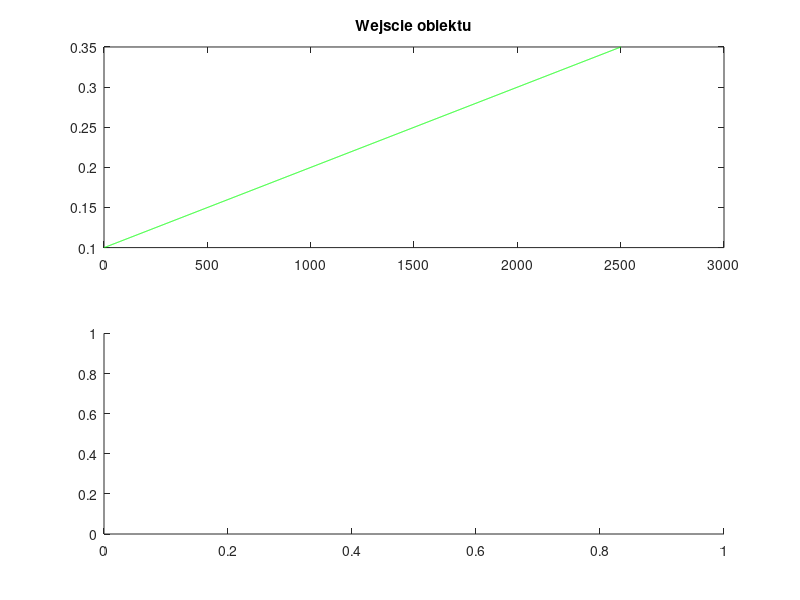

The MATLAB source for this figure: (Note: this script raises an error after producing the figure.)
%% MAM nadzieje ze tym razem laboratoria pójdą nam lepiej i ze nie zrobi wejsciowki ktora przepierdolic bedzie mozna
close all; clear; clc;

load IdentWsadowaStat.mat
u0 = DaneStatW(:,1); % +zakłócenie nieskorelowane e
y0 = DaneStatW(:,2); % to tak jak wyżej

u1 = DaneStatC(:,1); % +zakłócenie skorelowane v
y1 = DaneStatC(:,2); % to tak jak wyżej

figure(1)
subplot(2,1,1)
plot(u0, 'green')
title("Wejscie obiektu")
subplot(2,1,2)
plot(y0, color="#4DBEEE")
title("Wyjscie obiektu+zakłócenie nieskorelowane e")

figure(2)
subplot(2,1,1)
plot(u1, 'green')
title("Wejscie obiektu")
subplot(2,1,2)
plot(y1, color="#4DBEEE")
title("Wyjscie obiektu+zakłócenie skorelowane v")


%ktrok (liczba N) wpływa na jakość identyfikacji
step = 250; % mozna 250 lub 500 dac tez ogolnie nalezy tu wjebac liczbe 
% przez ktora sie dzieli 2500 inaczej blad wykurwi sie o jakies dimensions xd
dp=4; % to z polecenia przestukałem

%% to nizej to sie liczy dla pomiarow zakłóconych przez e
% mozna przekurwic dla tych drugich zakłóceń tylko 0 na 1 radze zmienic
for i=1:step:length(y0)
    phi0(i,:)=[1, 1/u0(i), 1/u0(i)^2, 1/u0(i)^3]; 
    % czatbot mowi ze zamiast jedynek mozna losowe liczby wstawic a zamiast
    % tego u niby losowe funkcje xdddd
    % z tym u to wiem ze zmysla ale z tym ze te jedynki mozna zamienic to moze miec racje
end

PN_LS0=pinv(phi0)*y0;
p0=PN_LS0;

for i=1:step:length(y0)
    y0_hat(i,:)=(p0(1) + p0(2)/u0(i) + p0(3)/u0(i)^2 + p0(4)/u0(i)^3);
    E0(i) = y0(i) - y0_hat(i);
end
var0=1/(step-dp)*sum(E0.^2);
cov0=var0^2*(phi0'*phi0)^-1;

for i=1:4
    ans_d0(i)=PN_LS0(i)-1.96*sqrt(cov0(i,i));
    ans_g0(i)=PN_LS0(i)+1.96*sqrt(cov0(i,i));
end
przedzial0_1=[ans_d0(1) ans_g0(1)];
przedzial0_2=[ans_d0(2) ans_g0(2)];
przedzial0_3=[ans_d0(3) ans_g0(3)];
przedzial0_4=[ans_d0(4) ans_g0(4)];
figure(1)
hold on
subplot(2,1,2)
plot(1:step:length(y0), y0_hat(1:step:length(y0)), color="#D95319")
legend('pomiar', 'estymata')

%% to nizej to sie liczy dla pomiarow zakłóconych przez v
for i=1:step:length(y1)
    phi1(i,:)=[1, 1/u1(i), 1/u1(i)^2, 1/u1(i)^3]; 
    % czatbot mowi ze zamiast jedynek mozna losowe liczby wstawic a zamiast
    % tego u niby losowe funkcje xdddd
    % z tym u to wiem ze zmysla ale z tym ze te jedynki mozna zamienic to moze miec racje
end

PN_LS1=pinv(phi1)*y1;
p1=PN_LS1;

for i=1:step:length(y1)
    y1_hat(i,:)=(p1(1) + p1(2)/u1(i) + p1(3)/u1(i)^2 + p1(4)/u1(i)^3);
    E1(i) = y1(i) - y1_hat(i);
end
var1=1/(step-dp)*sum(E1.^2);
cov1=var1^2*(phi1'*phi1)^-1;
for i=1:4
    ans_d1(i)=PN_LS1(i)-1.96*sqrt(cov1(i,i));
    ans_g1(i)=PN_LS1(i)+1.96*sqrt(cov1(i,i));
end

przedzial1_1=[ans_d1(1) ans_g1(1)];
przedzial1_2=[ans_d1(2) ans_g1(2)];
przedzial1_3=[ans_d1(3) ans_g1(3)];
przedzial1_4=[ans_d1(4) ans_g1(4)];
figure(2)
hold on
subplot(2,1,2)
plot(1:step:length(y1), y1_hat(1:step:length(y1)), color="#D95319")
legend('pomiar', 'estymata')

